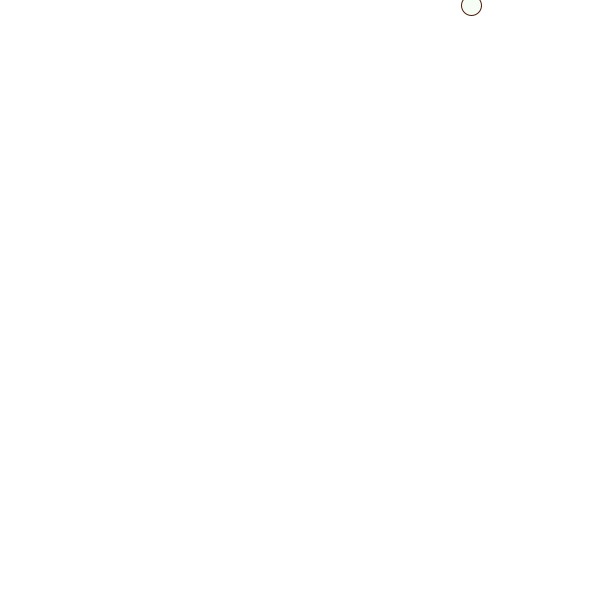
Frame 1 (no input)
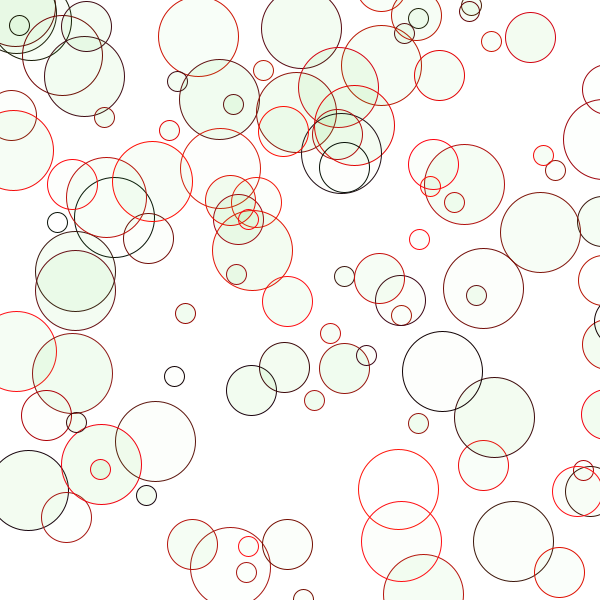
Frame 60 (the mouse pressed at the canvas centre just before this capture)
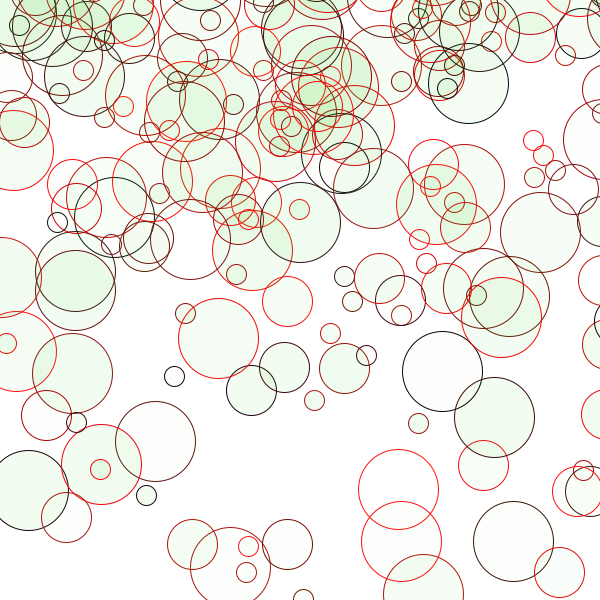
Frame 120 (the mouse held since frame 60 and released just before this capture)

The Processing sketch that drew these frames (run headless with seeded random() and noise(); from frame 60 on, the mouse is pressed at the canvas centre):

// Processing sketch: processing_173566
// ── processing_173566.pde

float x=1000;
float y=0.98;
 
 
float speed=6;
float grav=0.60;
 void setup(){
   size(600,600);
   background(255);
  
 }
 void draw(){
   fill(0);
   line(600,600,600,600);
   
   fill(255,3,1);
   rectMode(CENTER);
 
     
    fill(44,209,23,random(19));
    stroke(random(290),random(27),random(21));
   ellipse(random(x+30),y,80,80);
   ellipse(random(x+30),y-50,50,50);
   ellipse(random(x+30),y+5,20,20);
   
   y=y+speed;
   speed=speed+grav;
   if(y>height){
     speed=speed*-0.95;
 if(x>height){
   speed=speed+-0.98;
   }
   }
 }
